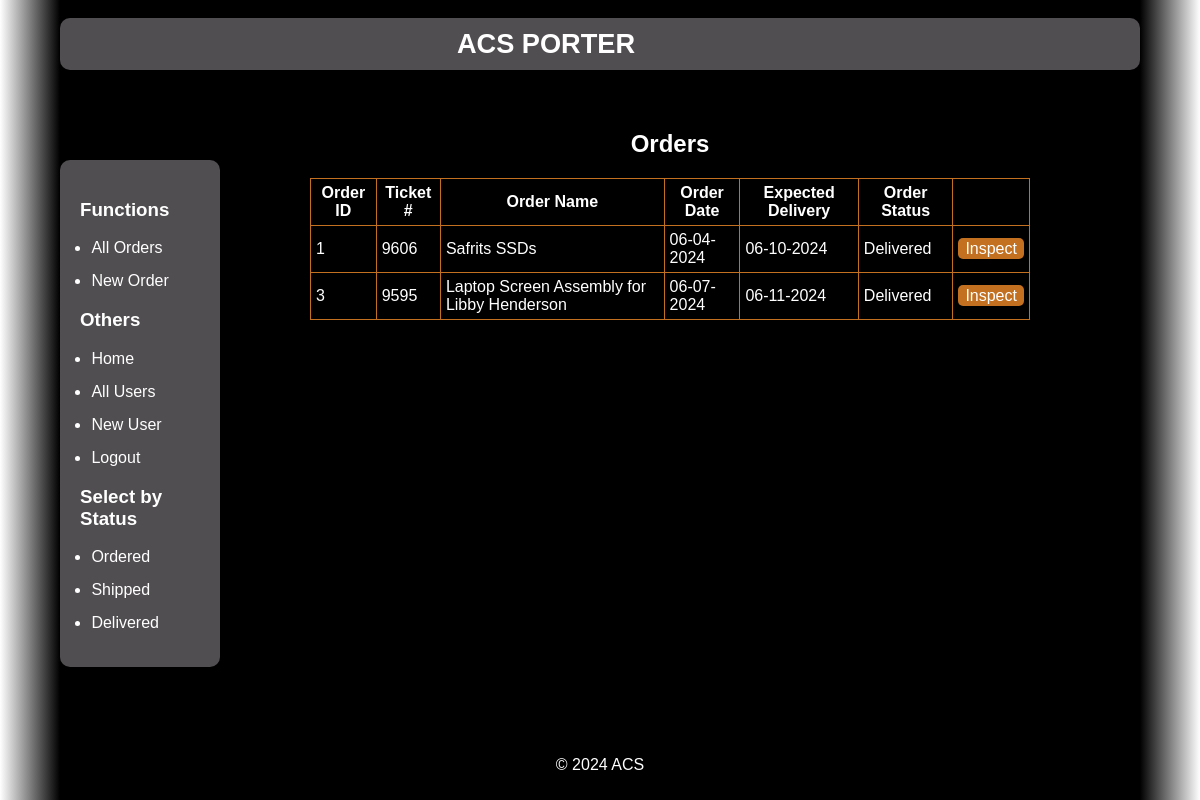
The app's page /orders/status/Delivered/ (signed in) with its own data.
### app/models.py (models this page shows, shortened)
class Order(db.Model):
    id: so.Mapped[int] = db.Column(db.Integer, primary_key=True)
    user_id: so.Mapped[int] = db.Column(db.Integer, db.ForeignKey('user.id'))
    name: so.Mapped[str] = db.Column(db.String(120))
    ticket_number: so.Mapped[str] = db.Column(db.String(120))
    description: so.Mapped[str] = db.Column(db.String(1200))
    tracking_number: so.Mapped[str] = db.Column(db.String(120))
    date: so.Mapped[str] = db.Column(db.DateTime())
    expected_delivery: so.Mapped[str] = db.Column(db.DateTime())
    price: so.Mapped[str] = db.Column(db.String(120))
    status: so.Mapped[str] = db.Column(db.String(120))

### app/routes.py (the view)
@app.route('/orders/status/<string:state>/', methods=['GET', 'POST'])
@login_required
def orders_by_status(state):
    porders = db.session.scalars(sa.select(Order).filter(Order.status == state)).all()
    return render_template('orders.html', title=state+' Orders', orders=porders)

### app/models.py (called while the page is built)
@login.user_loader
def load_user(id: int) -> User:
    return User.query.get(int(id))

### app/templates/orders.html (shortened to what this page needs)
﻿{% extends "base.html" %}
{% block content %}
    <h1>Orders</h1>
    <table>
        <tr>
            <th>Order ID</th>
            <th>Ticket #</th>
            <th>Order Name</th>
            <th>Order Date</th>
            <th>Expected Delivery</th>
            <th>Order Status</th>
            <th></th>
        </tr>
        {% for order in orders %}
            <tr>
                <td>{{ order.id }}</td>
                <td>{{ order.ticket_number }}</td>
                <td>{{ order.name }}</td>
                {% if order.date %}
                    <td>{{ order.date.strftime('%m-%d-%Y') }}</td>
                {% else %}
                    <td>N/A</td>
                {% endif %}
                {% if order.expected_delivery %}
                    <td>{{ order.expected_delivery.strftime('%m-%d-%Y') }}</td>
                {% else %}
                    <td>N/A</td>
                {% endif %}
                <td>{{ order.status }}</td>
                <td><a class="inspectButton" href="{{ url_for('order', order_id=order.id) }}">Inspect</a></td>
            </tr>
        {% endfor %}
    </table>
{% endblock %}

### app/static/css/standard.css (style rules this page uses)
html { background: linear-gradient(to right, white 0%, black 5%, black 95%, white 100%); }
body, h1, ul, li { margin: 0 auto; padding: 0; width: 90%; }
body { font-family: Arial, sans-serif; background-color: #000000; color: white; }
.container table { width: 80%; border-collapse: collapse; margin: 0 auto; border: 1px solid #C37020; border-radius: 5px; }
.container td, th { border: 1px solid #C37020; padding: 5px; }
.inspectButton { background-color: #C37020; color: white; padding: 2px 7px; border-radius: 5px; text-decoration: none; margin: 0 auto; }
.container h1 { text-align: center; margin-bottom: 20px; }

### records on screen
Order: id "1", ticket_number "9606", name "Safrits SSDs", date "06-04-2024", expected_delivery "06-10-2024", status "Delivered"
Order: id "3", ticket_number "9595", name "Laptop Screen Assembly for Libby Henderson", date "06-07-2024", expected_delivery "06-11-2024", status "Delivered"
